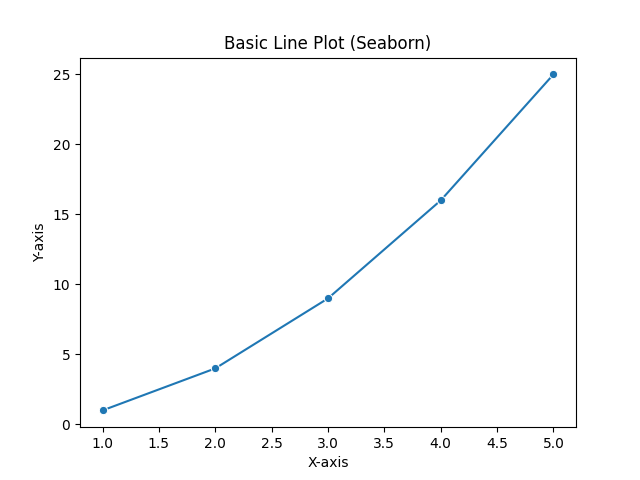

The Python source for this figure:
import seaborn as sns
import matplotlib.pyplot as plt

#Data
x = [1,2,3,4,5]
y = [1,4,9,16,25]

#Plot
sns.lineplot(x=x, y=y, marker="o")

#Labels and title
plt.title("Basic Line Plot (Seaborn)")
plt.xlabel("X-axis")
plt.ylabel("Y-axis")

plt.show()
